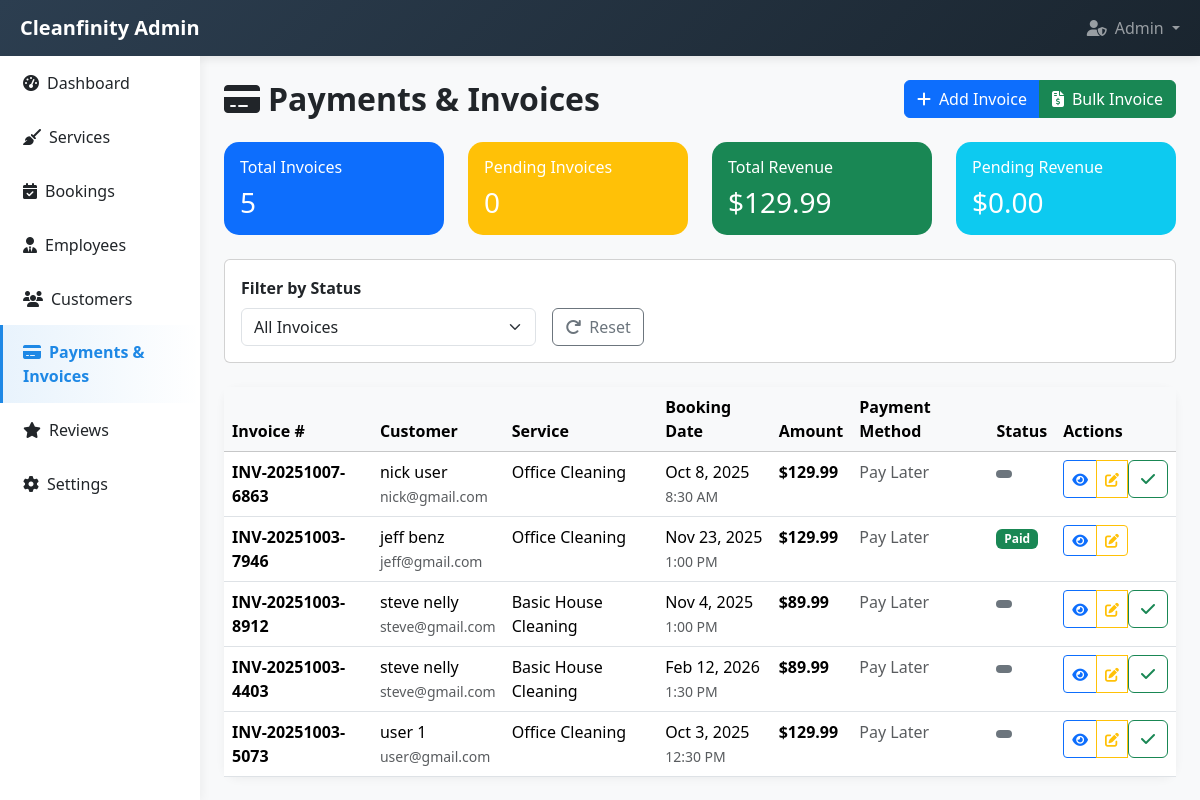
/admin/payments.php (signed in), run on the app's committed database.
### tables this page shows
CREATE TABLE `invoices` (
  `id` int(11) NOT NULL,
  `booking_id` int(11) NOT NULL,
  `invoice_number` varchar(50) NOT NULL,
  `amount` decimal(10,2) NOT NULL,
  `tax_amount` decimal(10,2) DEFAULT 0.00,
  `total_amount` decimal(10,2) NOT NULL,
  `status` enum('draft','sent','paid','overdue','cancelled') DEFAULT 'draft',
  `due_date` date NOT NULL,
  `issued_date` date NOT NULL,
  `paid_date` date DEFAULT NULL,
  `notes` text DEFAULT NULL,
  `created_at` timestamp NOT NULL DEFAULT current_timestamp(),
  `updated_at` timestamp NOT NULL DEFAULT current_timestamp() ON UPDATE current_timestamp()
);

CREATE TABLE `users` (
  `id` int(11) NOT NULL,
  `username` varchar(50) NOT NULL,
  `email` varchar(100) NOT NULL,
  `password` varchar(255) NOT NULL,
  `first_name` varchar(50) NOT NULL,
  `last_name` varchar(50) NOT NULL,
  `phone` varchar(20) DEFAULT NULL,
  `address` text DEFAULT NULL,
  `role` enum('customer','staff','admin') DEFAULT 'customer',
  `status` enum('active','inactive') DEFAULT 'active',
  `availability` enum('available','unavailable') DEFAULT 'available',
  `created_at` timestamp NOT NULL DEFAULT current_timestamp(),
  `updated_at` timestamp NOT NULL DEFAULT current_timestamp() ON UPDATE current_timestamp()
);

CREATE TABLE `services` (
  `id` int(11) NOT NULL,
  `name` varchar(100) NOT NULL,
  `description` text DEFAULT NULL,
  `price` decimal(10,2) NOT NULL,
  `duration` int(11) NOT NULL COMMENT 'Duration in minutes',
  `base_price` decimal(10,2) NOT NULL,
  `duration_minutes` int(11) NOT NULL,
  `category` varchar(50) DEFAULT NULL,
  `status` enum('active','inactive') DEFAULT 'active',
  `created_at` timestamp NOT NULL DEFAULT current_timestamp(),
  `image_url` varchar(500) DEFAULT NULL,
  `is_active` tinyint(1) DEFAULT 1
);

CREATE TABLE `bookings` (
  `id` int(11) NOT NULL,
  `customer_id` int(11) NOT NULL,
  `employee_id` int(11) DEFAULT NULL,
  `service_id` int(11) NOT NULL,
  `staff_id` int(11) DEFAULT NULL,
  `booking_date` date NOT NULL,
  `booking_time` time NOT NULL,
  `duration_minutes` int(11) NOT NULL,
  `total_price` decimal(10,2) NOT NULL,
  `status` enum('pending','confirmed','in_progress','completed','cancelled') DEFAULT 'pending',
  `notes` text DEFAULT NULL,
  `special_instructions` text DEFAULT NULL,
  `address` text NOT NULL,
  `created_at` timestamp NOT NULL DEFAULT current_timestamp(),
  `updated_at` timestamp NOT NULL DEFAULT current_timestamp() ON UPDATE current_timestamp(),
  `payment_method` enum('pay_now','pay_later') DEFAULT 'pay_later',
  `payment_status` enum('unpaid','paid','partially_paid') DEFAULT 'unpaid',
  `preferred_completion_date` date DEFAULT NULL,
  `booking_status` enum('pending','confirmed','completed','cancelled') DEFAULT 'pending'
);

### admin/payments.php (the view, shortened to what this page needs)
<?php
$database = new Database();
$db = $database->getConnection();
$status_filter = $_GET['status'] ?? 'all';
$query = "SELECT i.*,
                 COALESCE(i.total_amount, i.amount) AS invoice_amount,
                 b.booking_date, b.booking_time,
                 s.name AS service_name,
                 u.first_name, u.last_name, u.email,
                 p.amount AS payment_amount,
                 p.payment_method,
                 p.payment_status
          FROM invoices i
          LEFT JOIN bookings b ON i.booking_id = b.id
          LEFT JOIN services s ON b.service_id = s.id
          LEFT JOIN users u ON b.customer_id = u.id
          LEFT JOIN payments p ON b.id = p.booking_id
          WHERE 1=1";
$query .= " ORDER BY i.created_at DESC";
$stmt = $db->prepare($query);
$stmt->execute();
$invoices = $stmt->fetchAll(PDO::FETCH_ASSOC);
$stats_query = "SELECT
                COUNT(*) AS total_invoices,
                COUNT(CASE WHEN status = 'pending' THEN 1 END) AS pending_invoices,
                COUNT(CASE WHEN status = 'paid' THEN 1 END) AS paid_invoices,
                COALESCE(SUM(CASE WHEN status = 'paid' THEN COALESCE(total_amount, amount) END),0) AS total_revenue,
                COALESCE(SUM(CASE WHEN status = 'pending' THEN COALESCE(total_amount, amount) END),0) AS pending_revenue
                FROM invoices";
$stats = $db->query($stats_query)->fetch(PDO::FETCH_ASSOC);
?>
<!DOCTYPE html>
<html lang="en">
<head>
    <link href="https://cdn.jsdelivr.net/npm/bootstrap@5.3.2/dist/css/bootstrap.min.css" rel="stylesheet">
    <link href="https://cdnjs.cloudflare.com/ajax/libs/font-awesome/6.5.0/css/all.min.css" rel="stylesheet">
</head>
<body>
    <?php include 'includes/navbar.php'; ?>
    <div class="container-fluid">
        <div class="row">
            <?php include 'includes/sidebar.php'; ?>
            <div class="col-md-10 p-4">
                <div class="d-flex justify-content-between align-items-center mb-4">
                    <h2 class="fw-bold mb-0"><i class="fas fa-credit-card me-2"></i>Payments & Invoices</h2>
                    <div class="btn-group">
                        <a href="create-invoice.php" class="btn btn-primary">
                            <i class="fas fa-plus me-2"></i>Add Invoice
                        </a>
                        <a href="bulk-invoice.php" class="btn btn-success">
                            <i class="fas fa-file-invoice-dollar me-2"></i>Bulk Invoice
                        </a>
                    </div>
                </div>
                <div class="row g-4 mb-4">
                    <div class="col-md-3">
                        <div class="card stat-card bg-primary text-white">
                            <div class="card-body">
                                <h6 class="mb-2">Total Invoices</h6>
                                <h3 class="mb-0"><?php echo $stats['total_invoices']; ?></h3>
                            </div>
                        </div>
                    </div>
                    <div class="col-md-3">
                        <div class="card stat-card bg-warning text-white">
                            <div class="card-body">
                                <h6 class="mb-2">Pending Invoices</h6>
                                <h3 class="mb-0"><?php echo $stats['pending_invoices']; ?></h3>
                            </div>
                        </div>
                    </div>
                    <div class="col-md-3">
                        <div class="card stat-card bg-success text-white">
                            <div class="card-body">
                                <h6 class="mb-2">Total Revenue</h6>
                                <h3 class="mb-0">$<?php echo number_format($stats['total_revenue'] ?? 0, 2); ?></h3>
                            </div>
                        </div>
                    </div>
                    <div class="col-md-3">
                        <div class="card stat-card bg-info text-white">
                            <div class="card-body">
                                <h6 class="mb-2">Pending Revenue</h6>
                                <h3 class="mb-0">$<?php echo number_format($stats['pending_revenue'] ?? 0, 2); ?></h3>
                            </div>
                        </div>
                    </div>
                </div>
                <div class="card mb-4">
                    <div class="card-body">
                        <form method="GET" class="row g-3">
                            <div class="col-md-4">
                                <label class="form-label fw-semibold">Filter by Status</label>
                                <select name="status" class="form-select" onchange="this.form.submit()">
                                    <option value="all" <?php echo $status_filter === 'all' ? 'selected' : ''; ?>>All Invoices</option>
                                </select>
                            </div>
                            <div class="col-md-4 d-flex align-items-end">
                                <a href="payments.php" class="btn btn-outline-secondary">
                                    <i class="fas fa-redo me-2"></i>Reset
                                </a>
                            </div>
                        </form>
                    </div>
                </div>
                <div class="card table-card">
                    <div class="card-body p-0">
                        <div class="table-responsive">
                            <table class="table table-hover mb-0">
                                <thead class="table-light">
                                    <tr>
                                        <th>Invoice #</th>
                                        <th>Customer</th>
                                        <th>Service</th>
                                        <th>Booking Date</th>
                                        <th>Amount</th>
                                        <th>Payment Method</th>
                                        <th>Status</th>
                                        <th>Actions</th>
                                    </tr>
                                </thead>
                                <tbody>
                                    <?php if (empty($invoices)): ?>
                                        <tr>
                                            <td colspan="8" class="text-center py-4 text-muted">
                                                <i class="fas fa-inbox fa-3x mb-3 d-block"></i>
                                                No invoices found
                                            </td>
                                        </tr>
                                    <?php else: ?>
                                        <?php foreach ($invoices as $row): ?>
                                        <tr>
                                            <td class="fw-bold"><?php echo htmlspecialchars($row['invoice_number']); ?></td>
                                            <td>
                                                <div><?php echo htmlspecialchars($row['first_name'] . ' ' . $row['last_name']); ?></div>
                                                <small class="text-muted"><?php echo htmlspecialchars($row['email']); ?></small>
                                            </td>
                                            <td><?php echo htmlspecialchars($row['service_name']); ?></td>
                                            <td>
                                                <div><?php echo date('M j, Y', strtotime($row['booking_date'])); ?></div>
                                                <small class="text-muted"><?php echo date('g:i A', strtotime($row['booking_time'])); ?></small>
                                            </td>
                                            <td class="fw-bold">$<?php echo number_format($row['invoice_amount'], 2); ?></td>
                                            <td>
                                                <?php if ($row['payment_method']): ?>
                                                    <span class="badge bg-secondary"><?php echo ucfirst(str_replace('_', ' ', $row['payment_method'])); ?></span>
                                                <?php else: ?>
                                                    <span class="text-muted">Pay Later</span>
                                                <?php endif; ?>
                                            </td>
                                            <td>
                                                <?php
                                                $status_class = 'secondary';
                                                if ($row['status'] === 'paid') $status_class = 'success';
                                                elseif ($row['status'] === 'sent') $status_class = 'info';
                                                elseif ($row['status'] === 'overdue') $status_class = 'danger';
                                                elseif ($row['status'] === 'draft') $status_class = 'secondary';
                                                ?>
                                                <span class="badge bg-<?php echo $status_class; ?>">
                                                    <?php echo ucfirst($row['status']); ?>
                                                </span>
                                            </td>
                                            <td>
                                                <div class="btn-group btn-group-sm">
                                                    <button type="button" class="btn btn-outline-primary"
                                                            onclick="viewInvoice(<?php echo htmlspecialchars(json_encode($row)); ?>)"
                                                            title="View Invoice">
                                                        <i class="fas fa-eye"></i>
                                                    </button>
                                                    <button type="button" class="btn btn-outline-warning"
                                                            onclick="editInvoice(<?php echo htmlspecialchars(json_encode($row)); ?>)"
                                                            title="Edit Invoice">
                                                        <i class="fas fa-edit"></i>
                                                    </button>
                                                    <?php if ($row['status'] !== 'paid'): ?>
                                                        <form method="POST" class="d-inline" onsubmit="return confirm('Mark this invoice as paid?');">
                                                            <button type="submit" class="btn btn-outline-success" title="Mark as Paid">
                                                                <i class="fas fa-check"></i>
                                                            </button>
                                                        </form>
                                                    <?php endif; ?>
                                                </div>
                                            </td>
                                        </tr>
                                        <?php endforeach; ?>
                                    <?php endif; ?>
                                </tbody>
                            </table>
                        </div>
                    </div>
                </div>
            </div>
        </div>
    </div>
</body>
</html>

### admin/payments.php (style rules this page uses)
:root { --primary-green: #43A047; --primary-blue: #1E88E5; --admin-dark: #2c3e50; --admin-darker: #1a252f; }
body { background-color: #f8f9fa; }
.stat-card { border: none; border-radius: 15px; transition: all 0.3s ease; }
.table-card { border: none; border-radius: 15px; box-shadow: 0 2px 10px rgba(0,0,0,0.05); }

### data on the page
invoices: invoice_number "INV-20251007-6863", users.first_name+last_name "nick user", users.email "nick@gmail.com", services.name "Office Cleaning", booking.booking_date "Oct 8, 2025", booking.booking_time "8:30 AM", invoice_amount "129.99"
invoices: invoice_number "INV-20251003-7946", users.first_name+last_name "jeff benz", users.email "jeff@gmail.com", services.name "Office Cleaning", booking.booking_date "Nov 23, 2025", booking.booking_time "1:00 PM", invoice_amount "129.99", status "Paid"
invoices: invoice_number "INV-20251003-8912", users.first_name+last_name "steve nelly", users.email "steve@gmail.com", services.name "Basic House Cleaning", booking.booking_date "Nov 4, 2025", booking.booking_time "1:00 PM", invoice_amount "89.99"
invoices: invoice_number "INV-20251003-4403", users.first_name+last_name "steve nelly", users.email "steve@gmail.com", services.name "Basic House Cleaning", booking.booking_date "Feb 12, 2026", booking.booking_time "1:30 PM", invoice_amount "89.99"
invoices: invoice_number "INV-20251003-5073", users.first_name+last_name "user 1", users.email "user@gmail.com", services.name "Office Cleaning", booking.booking_date "Oct 3, 2025", booking.booking_time "12:30 PM", invoice_amount "129.99"

### other printed values
$_SESSION['first_name'] "Admin"
$stats['total_invoices'] "5"
$stats['pending_invoices'] "0"
$stats['total_revenue'] "129.99"
$stats['pending_revenue'] "0.00"
